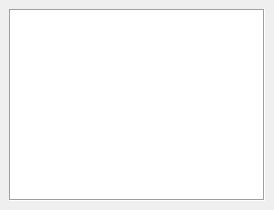
<?xml version="1.0" encoding="UTF-8"?>
<ui version="4.0">
 <class>Logging_Window_DockWidget</class>
 <widget class="QDockWidget" name="Logging_Window_DockWidget">
  <property name="windowTitle">
   <string>Logging Window</string>
  </property>
  <widget class="QWidget" name="Logging_Window_dockWidgetContents">
   <layout class="QGridLayout" name="Logging_Window_dockWidgetContents_gridLayout">
    <item row="0" column="0">
     <widget class="QTextEdit" name="Logging_textEdit">
      <property name="minimumSize">
       <size>
        <width>0</width>
        <height>128</height>
       </size>
      </property>
      <property name="statusTip">
       <string>Logging Text Edit: Displays Verbose Stack.</string>
      </property>
      <property name="frameShape">
       <enum>QFrame::Box</enum>
      </property>
      <property name="acceptRichText">
       <bool>false</bool>
      </property>
     </widget>
    </item>
   </layout>
  </widget>
 </widget>
 <resources/>
 <connections/>
</ui>
